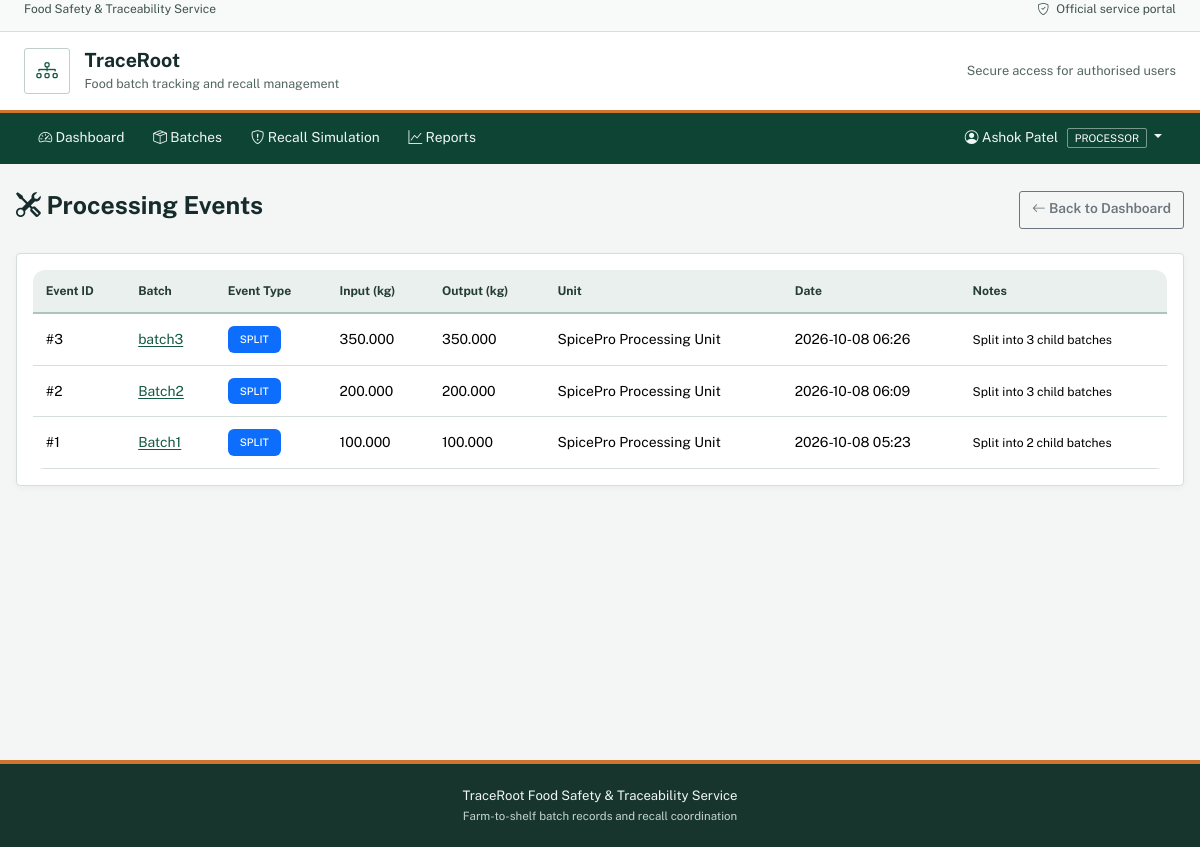
The app's page /processor/processing-events (signed in) with its own data.
### app/models.py (models this page shows, shortened)
class User(UserMixin, db.Model):
    __tablename__ = 'users'
    user_id = db.Column(db.Integer, primary_key=True)
    username = db.Column(db.String(50), nullable=False, unique=True)
    email = db.Column(db.String(120), nullable=False, unique=True)
    password_hash = db.Column(db.String(255), nullable=False)
    full_name = db.Column(db.String(100), nullable=False)
    phone = db.Column(db.String(20))
    role_id = db.Column(db.SmallInteger, db.ForeignKey('roles.role_id'), nullable=False)
    shop_name = db.Column(db.String(120))
    city = db.Column(db.String(80))
    is_active = db.Column(db.Boolean, nullable=False, default=True)
    created_at = db.Column(db.DateTime, nullable=False, default=datetime.utcnow)
    owned_farms = db.relationship('Farm', backref='owner', lazy=True)
    managed_units = db.relationship('ProcessingUnit', backref='manager', lazy=True)
    performed_inspections = db.relationship('Inspection', backref='inspector', lazy=True)
    created_batches = db.relationship('Batch', backref='creator', lazy=True)
    created_shipments = db.relationship('Shipment', foreign_keys='Shipment.created_by', backref=db.backref('creator', foreign_keys='Shipment.created_by'), lazy=True)
    received_shipments = db.relationship('Shipment', foreign_keys='Shipment.retailer_id', backref='retailer', lazy=True)
    issued_recalls = db.relationship('Recall', backref='issuer', lazy=True)

class Role(db.Model):
    __tablename__ = 'roles'
    role_id = db.Column(db.SmallInteger, primary_key=True)
    role_name = db.Column(db.Enum('ADMIN', 'FARMER', 'PROCESSOR', 'INSPECTOR', 'RETAILER', 'FOOD_SAFETY_OFFICER'),
                         nullable=False, unique=True)
    description = db.Column(db.String(255))
    users = db.relationship('User', backref='role', lazy=True)

class ProcessingEvent(db.Model):
    __tablename__ = 'processing_events'
    event_id = db.Column(db.Integer, primary_key=True)
    batch_id = db.Column(db.Integer, db.ForeignKey('batches.batch_id'), nullable=False)
    unit_id = db.Column(db.Integer, db.ForeignKey('processing_units.unit_id'), nullable=False)
    event_type = db.Column(db.Enum('WASHING', 'CLEANING', 'SORTING', 'DRYING', 'GRINDING',
                                  'PACKING', 'SPLIT', 'MERGE'), nullable=False)
    input_qty_kg = db.Column(Numeric(12, 3), nullable=False)
    output_qty_kg = db.Column(Numeric(12, 3), nullable=False)
    event_time = db.Column(db.DateTime, nullable=False, default=datetime.utcnow)
    performed_by = db.Column(db.Integer, db.ForeignKey('users.user_id'), nullable=False)
    notes = db.Column(db.String(255))

class Batch(db.Model):
    __tablename__ = 'batches'
    batch_id = db.Column(db.Integer, primary_key=True)
    batch_code = db.Column(db.String(30), nullable=False, unique=True)
    product_id = db.Column(db.Integer, db.ForeignKey('products.product_id'), nullable=False)
    batch_type = db.Column(db.Enum('HARVEST', 'DERIVED'), nullable=False, default='HARVEST')
    farm_id = db.Column(db.Integer, db.ForeignKey('farms.farm_id'))
    processing_unit_id = db.Column(db.Integer, db.ForeignKey('processing_units.unit_id'))
    initial_quantity_kg = db.Column(Numeric(12, 3), nullable=False)
    quantity_kg = db.Column(Numeric(12, 3), nullable=False)
    harvest_date = db.Column(db.Date, nullable=False)
    expiry_date = db.Column(db.Date, nullable=False)
    status = db.Column(db.Enum('ACTIVE', 'QUARANTINED', 'RECALLED', 'CONSUMED', 'EXPIRED'),
                       nullable=False, default='ACTIVE')
    stage = db.Column(db.Enum('HARVESTED', 'PROCESSING', 'PACKED', 'SHIPPED'),
                     nullable=False, default='HARVESTED')
    created_by = db.Column(db.Integer, db.ForeignKey('users.user_id'), nullable=False)
    created_at = db.Column(db.DateTime, nullable=False, default=datetime.utcnow)
    updated_at = db.Column(db.DateTime, nullable=False, default=datetime.utcnow, onupdate=datetime.utcnow)
    inspections = db.relationship('Inspection', backref='batch', lazy=True)
    shipments = db.relationship('Shipment', backref='batch', lazy=True)
    parent_lineage = db.relationship('BatchLineage', foreign_keys='BatchLineage.child_batch_id',
                                    backref='child_batch', lazy=True)
    child_lineage = db.relationship('BatchLineage', foreign_keys='BatchLineage.parent_batch_id',
                                   backref='parent_batch', lazy=True)
    processing_events = db.relationship('ProcessingEvent', backref='batch', lazy=True)
    recalls = db.relationship('Recall', backref='batch', lazy=True)

class ProcessingUnit(db.Model):
    __tablename__ = 'processing_units'
    unit_id = db.Column(db.Integer, primary_key=True)
    unit_code = db.Column(db.String(20), nullable=False, unique=True)
    unit_name = db.Column(db.String(120), nullable=False)
    location = db.Column(db.String(150), nullable=False)
    fssai_license_no = db.Column(db.String(30), nullable=False, unique=True)
    manager_id = db.Column(db.Integer, db.ForeignKey('users.user_id'))
    processed_batches = db.relationship('Batch', backref='processing_unit', lazy=True)
    processing_events = db.relationship('ProcessingEvent', backref='unit', lazy=True)

### app/main/routes.py (the view)
@bp.route('/processor/processing-events')
@login_required
@processor_required
def processing_events():
    events = ProcessingEvent.query.filter_by(performed_by=current_user.user_id).order_by(ProcessingEvent.event_time.desc()).all()
    return render_template('processor/events.html', events=events)

### app/models.py (called while the page is built)
@login_manager.user_loader
def load_user(user_id):
    return User.query.get(int(user_id))

### app/templates/processor/events.html (shortened to what this page needs)
{% extends "base.html" %}
{% block content %}
<div class="d-flex justify-content-between align-items-center mb-4">
    <h2><i class="bi bi-tools"></i> Processing Events</h2>
    <a href="{{ url_for('main.dashboard') }}" class="btn btn-outline-secondary">
        <i class="bi bi-arrow-left"></i> Back to Dashboard
    </a>
</div>
<div class="card">
    <div class="card-body">
        <div class="table-responsive">
            <table class="table table-hover">
                <thead>
                    <tr>
                        <th>Event ID</th>
                        <th>Batch</th>
                        <th>Event Type</th>
                        <th>Input (kg)</th>
                        <th>Output (kg)</th>
                        <th>Unit</th>
                        <th>Date</th>
                        <th>Notes</th>
                    </tr>
                </thead>
                <tbody>
                    {% for event in events %}
                    <tr>
                        <td>#{{ event.event_id }}</td>
                        <td><a href="{{ url_for('main.view_batch', batch_id=event.batch_id) }}">{{ event.batch.batch_code }}</a></td>
                        <td><span class="badge bg-primary">{{ event.event_type }}</span></td>
                        <td>{{ event.input_qty_kg }}</td>
                        <td>{{ event.output_qty_kg }}</td>
                        <td>{{ event.unit.unit_name }}</td>
                        <td>{{ event.event_time.strftime('%Y-%m-%d %H:%M') }}</td>
                        <td><small>{{ event.notes or '-' }}</small></td>
                    </tr>
                    {% else %}
                    <tr>
                        <td colspan="8" class="text-center">No processing events recorded</td>
                    </tr>
                    {% endfor %}
                </tbody>
            </table>
        </div>
    </div>
</div>
{% endblock %}

### app/templates/base.html (shortened to what this page needs)
<!DOCTYPE html>
<html lang="en">
<head>
    <link href="https://cdn.jsdelivr.net/npm/bootstrap@5.3.2/dist/css/bootstrap.min.css" rel="stylesheet">
    <link rel="stylesheet" href="https://cdn.jsdelivr.net/npm/bootstrap-icons@1.11.1/font/bootstrap-icons.css">
</head>
<body>
    <div class="public-service-bar">
        <div class="container-fluid px-3 px-lg-4 d-flex align-items-center justify-content-between">
            <span>Food Safety &amp; Traceability Service</span>
            <span><i class="bi bi-shield-check me-1"></i> Official service portal</span>
        </div>
    </div>
    <header class="portal-masthead">
        <div class="container-fluid px-3 px-lg-4 d-flex align-items-center justify-content-between">
            <a class="portal-brand-lockup" href="{{ url_for('main.dashboard') if current_user.is_authenticated else url_for('main.index') }}">
                <span class="portal-brand-mark" aria-hidden="true"><i class="bi bi-diagram-3"></i></span>
                <span>
                    <span class="portal-brand-name">TraceRoot</span>
                    <span class="portal-brand-subtitle">Food batch tracking and recall management</span>
                </span>
            </a>
            <span class="portal-masthead-note">Secure access for authorised users</span>
        </div>
    </header>
    {% if current_user.is_authenticated %}
    <nav class="navbar navbar-expand-lg navbar-dark portal-navbar sticky-top">
        <div class="container-fluid px-3 px-lg-4">
            <div class="collapse navbar-collapse" id="navbarNav">
                <ul class="navbar-nav me-auto">
                    <li class="nav-item">
                        <a class="nav-link" href="{{ url_for('main.dashboard') }}">
                            <i class="bi bi-speedometer2"></i> Dashboard
                        </a>
                    </li>
                    <li class="nav-item">
                        <a class="nav-link" href="{{ url_for('main.list_batches') }}">
                            <i class="bi bi-box-seam"></i> Batches
                        </a>
                    </li>
                    <li class="nav-item">
                        <a class="nav-link" href="{{ url_for('main.recall_simulation') }}">
                            <i class="bi bi-shield-exclamation"></i> Recall Simulation
                        </a>
                    </li>
                    <li class="nav-item">
                        <a class="nav-link" href="{{ url_for('main.reports') }}">
                            <i class="bi bi-graph-up"></i> Reports
                        </a>
                    </li>
                </ul>
                <ul class="navbar-nav">
                    <li class="nav-item dropdown">
                        <a class="nav-link dropdown-toggle user-menu-link" href="#" id="userDropdown" role="button" data-bs-toggle="dropdown">
                            <i class="bi bi-person-circle"></i> {{ current_user.full_name }}
                            <span class="user-role-badge">{{ current_user.role.role_name if current_user.role else 'N/A' }}</span>
                        </a>
                    </li>
                </ul>
            </div>
        </div>
    </nav>
    {% endif %}
    <main class="portal-content">
        {% block content %}{% endblock %}
    </main>
    <footer>
        <div class="container text-center">
            <p class="mb-0">TraceRoot Food Safety &amp; Traceability Service</p>
            <small class="text-muted">Farm-to-shelf batch records and recall coordination</small>
        </div>
    </footer>
</body>
</html>

### app/templates/base.html (style rules this page uses)
:root { --primary-gradient: linear-gradient(135deg, #667eea 0%, #764ba2 100%); --success-gradient: linear-gradient(135deg, #11998e 0%, #38ef7d 100%); --warning-gradient: linear-gradient(135deg, #f093fb 0%, #f5576c 100%); --info-gradient: linear-gradient(135deg, #4facfe 0%, #00f2fe 100%); }
body { background-color: #f8f9fa; font-family: 'Segoe UI', Tahoma, Geneva, Verdana, sans-serif; }
.card { border: none; border-radius: 12px; box-shadow: 0 4px 15px rgba(0,0,0,0.08); transition: transform 0.3s ease, box-shadow 0.3s ease; }
.table { border-radius: 12px; overflow: hidden; }
.table thead th { background: var(--primary-gradient); color: white; border: none; font-weight: 600; padding: 1rem; }
.table tbody tr { transition: background-color 0.2s ease; }
.badge { padding: 0.5rem 0.75rem; border-radius: 6px; font-weight: 500; }
footer { background: #343a40; color: white; padding: 2rem 0; margin-top: 3rem; }
:root { --portal-ink: #162b2b; --portal-green: #145943; --portal-green-dark: #0e4434; --portal-saffron: #cf762e; --portal-line: #d5dfda; --portal-muted: #526561; --portal-paper: #f3f6f4; }
body { min-height: 100vh; background-color: var(--portal-paper); color: var(--portal-ink); font-family: 'Public Sans', 'Segoe UI', sans-serif; font-size: 0.94rem; }
.public-service-bar { min-height: 32px; background: #f8faf9; border-bottom: 1px solid var(--portal-line); color: #3e514c; font-size: 0.75rem; }
.public-service-bar .container-fluid, .portal-masthead .container-fluid, .portal-navbar .container-fluid { max-width: 1480px; }
.portal-masthead { background: #fff; border-bottom: 3px solid var(--portal-saffron); }
.portal-brand-lockup { display: flex; min-height: 78px; align-items: center; gap: 0.9rem; color: var(--portal-ink); text-decoration: none; }
.portal-brand-mark { display: grid; width: 46px; height: 46px; flex: 0 0 46px; place-items: center; border: 1px solid #bfd0c8; border-radius: 3px; color: var(--portal-green); font-size: 1.35rem; }
.portal-brand-name { display: block; font-size: 1.22rem; font-weight: 700; line-height: 1.25; }
.portal-brand-subtitle { display: block; margin-top: 0.15rem; color: var(--portal-muted); font-size: 0.78rem; }
.portal-masthead-note { color: var(--portal-muted); font-size: 0.8rem; }
.portal-navbar { background: var(--portal-green-dark) !important; padding-block: 0.15rem; }
.portal-navbar .nav-link { padding: 0.72rem 0.9rem !important; border-bottom: 3px solid transparent; color: #f1f7f4 !important; font-size: 0.86rem; }
.user-menu-link { color: #fff !important; }
.user-role-badge { margin-left: 0.35rem; padding: 0.2rem 0.42rem; border: 1px solid rgba(255,255,255,0.45); border-radius: 2px; color: #fff; font-size: 0.66rem; letter-spacing: 0; }
main.portal-content { width: min(100% - 2rem, 1420px); min-height: calc(100vh - 220px); margin-inline: auto; padding-block: 1.65rem 2.5rem; }
h1, h2, h3, h4, h5, h6 { color: var(--portal-ink); font-weight: 650; }
h2 { font-size: 1.55rem; }
.card { overflow: hidden; border: 1px solid var(--portal-line); border-radius: 4px; box-shadow: 0 2px 7px rgba(22,43,43,0.045); transition: none; }
.stat-card p, .text-muted { color: var(--portal-muted) !important; }
.btn { min-height: 38px; border-radius: 3px; font-size: 0.86rem; font-weight: 600; }
.table { margin-bottom: 0; border-color: var(--portal-line); font-size: 0.87rem; }
.table thead th { padding: 0.76rem 0.8rem; border-bottom: 2px solid #adc4b9; background: #eaf0ed; color: #263c36; font-size: 0.76rem; font-weight: 700; white-space: nowrap; }
.table tbody td { padding: 0.75rem 0.8rem; vertical-align: middle; }
a:not(.btn):not(.navbar-brand):not(.portal-brand-lockup) { color: #145943; text-decoration-thickness: 1px; text-underline-offset: 2px; }
footer { margin-top: 1rem; border-top: 4px solid var(--portal-saffron); background: #17352d; padding: 1.35rem 0; color: #f2f7f4; font-size: 0.82rem; }
footer .text-muted { color: #c5d4cd !important; }

### records on screen
User: full_name "Ashok Patel"
Role: role "PROCESSOR"
ProcessingEvent: event_id "3", batch.batch_code "batch3", event_type "SPLIT", input_qty_kg "350.000", output_qty_kg "350.000", unit.unit_name "SpicePro Processing Unit", event_time "2026-10-08 06:26", notes "Split into 3 child batches"
ProcessingEvent: event_id "2", batch.batch_code "Batch2", event_type "SPLIT", input_qty_kg "200.000", output_qty_kg "200.000", unit.unit_name "SpicePro Processing Unit", event_time "2026-10-08 06:09", notes "Split into 3 child batches"
ProcessingEvent: event_id "1", batch.batch_code "Batch1", event_type "SPLIT", input_qty_kg "100.000", output_qty_kg "100.000", unit.unit_name "SpicePro Processing Unit", event_time "2026-10-08 05:23", notes "Split into 2 child batches"
